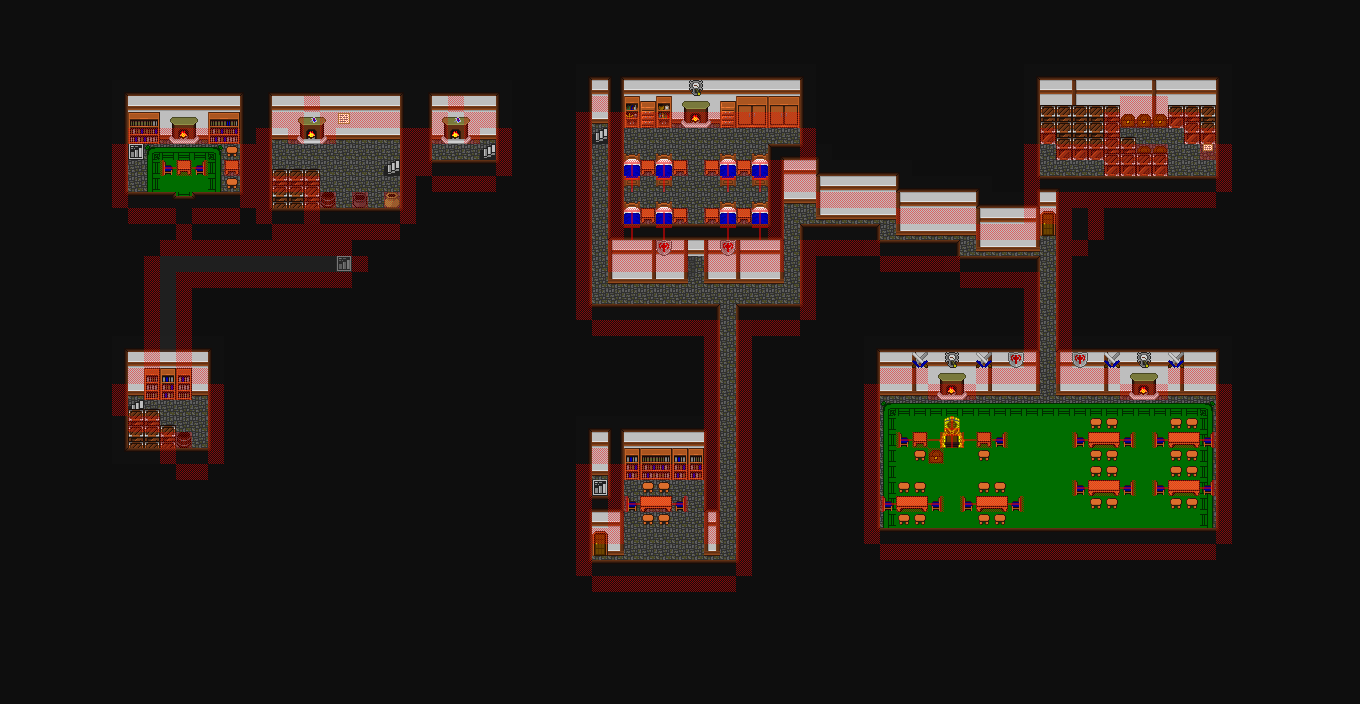

A 2D game scene composited from a Tiled map and its tileset images. What follows is a short description and the map's XML, with each tile layer's data collapsed to a summary:
An orthogonal 85x44 tile map with 16x16 px tiles, 5 tile layers (map, bmap, fmap, shadows, ...), 4 tilesets and 58 objects (36x zone, 14x marker, 5x bounds, 3x entity).

<map version="1.10" tiledversion="1.10.2" orientation="orthogonal" renderorder="right-down" width="85" height="44" tilewidth="16" tileheight="16" infinite="0" backgroundcolor="#0e0e0e" nextlayerid="10" nextobjectid="61">
 <properties>
  <property name="can_save" value="0" />
  <property name="can_warp" value="0" />
  <property name="map_mode" value="0" />
  <property name="map_no" value="21" />
  <property name="pdiv" value="1" />
  <property name="pmult" value="1" />
  <property name="song_file" value="land.mod" />
  <property name="stx" value="13" />
  <property name="sty" value="7" />
  <property name="tileset" value="1" />
  <property name="use_sstone" value="0" />
  <property name="warpx" value="13" />
  <property name="warpy" value="7" />
  <property name="zero_zone" value="1" />
 </properties>
 <tileset firstgid="1" source="newtown.tsx" />
 <tileset firstgid="801" source="entities.tsx" />
 <tileset firstgid="1773" source="misc.tsx" />
 <tileset firstgid="2073" source="obstacles.tsx" />
 <layer id="1" name="map" width="85" height="44">
  <data>[3740 cells, 1119 non-empty, 80 distinct tile ids]</data>
 </layer>
 <layer id="2" name="bmap" width="85" height="44">
  <data>[3740 cells, 67 non-empty, 17 distinct tile ids]</data>
 </layer>
 <objectgroup color="#ff00ff" id="3" name="entities">
  <object id="1" name="Entity 0" type="entity" gid="945" x="912" y="448" width="16" height="16">
   <properties>
    <property name="active" value="1" />
    <property name="atype" value="0" />
    <property name="chasing" value="0" />
    <property name="chrx" value="12" />
    <property name="cmd" value="0" />
    <property name="cmdnum" value="0" />
    <property name="delay" value="50" />
    <property name="delayctr" value="0" />
    <property name="eid" value="255" />
    <property name="facehero" value="0" />
    <property name="facing" value="3" />
    <property name="framectr" value="0" />
    <property name="movcnt" value="0" />
    <property name="movemode" value="0" />
    <property name="moving" value="0" />
    <property name="obsmode" value="1" />
    <property name="scount" value="0" />
    <property name="script" value="" />
    <property name="sidx" value="0" />
    <property name="snapback" value="0" />
    <property name="speed" value="3" />
    <property name="transl" value="0" />
   </properties>
  </object>
  <object id="2" name="Entity 1" type="entity" gid="825" x="944" y="448" width="16" height="16">
   <properties>
    <property name="active" value="1" />
    <property name="atype" value="0" />
    <property name="chasing" value="0" />
    <property name="chrx" value="2" />
    <property name="cmd" value="0" />
    <property name="cmdnum" value="0" />
    <property name="delay" value="50" />
    <property name="delayctr" value="0" />
    <property name="eid" value="255" />
    <property name="facehero" value="0" />
    <property name="facing" value="2" />
    <property name="framectr" value="0" />
    <property name="movcnt" value="0" />
    <property name="movemode" value="0" />
    <property name="moving" value="0" />
    <property name="obsmode" value="1" />
    <property name="scount" value="0" />
    <property name="script" value="" />
    <property name="sidx" value="0" />
    <property name="snapback" value="0" />
    <property name="speed" value="3" />
    <property name="transl" value="0" />
   </properties>
  </object>
  <object id="3" name="Entity 2" type="entity" gid="873" x="160" y="416" width="16" height="16">
   <properties>
    <property name="active" value="1" />
    <property name="atype" value="0" />
    <property name="chasing" value="0" />
    <property name="chrx" value="6" />
    <property name="cmd" value="0" />
    <property name="cmdnum" value="0" />
    <property name="delay" value="50" />
    <property name="delayctr" value="0" />
    <property name="eid" value="255" />
    <property name="facehero" value="0" />
    <property name="facing" value="0" />
    <property name="framectr" value="0" />
    <property name="movcnt" value="0" />
    <property name="movemode" value="0" />
    <property name="moving" value="0" />
    <property name="obsmode" value="1" />
    <property name="scount" value="0" />
    <property name="script" value="" />
    <property name="sidx" value="0" />
    <property name="snapback" value="0" />
    <property name="speed" value="3" />
    <property name="transl" value="0" />
   </properties>
  </object>
 </objectgroup>
 <layer id="4" name="fmap" width="85" height="44">
  <data>[3740 cells, 183 non-empty, 24 distinct tile ids]</data>
 </layer>
 <layer id="5" name="shadows" width="85" height="44" opacity="0.5">
  <data>[3740 cells, 19 non-empty, 3 distinct tile ids]</data>
 </layer>
 <layer id="6" name="obstacles" width="85" height="44" opacity="0.5">
  <data>[3740 cells, 486 non-empty, 5 distinct tile ids]</data>
 </layer>
 <objectgroup color="#008000" id="7" name="zones" visible="0">
  <object id="4" name="4" type="zone" x="128" y="128" width="32" height="16" />
  <object id="5" name="13" type="zone" x="128" y="144" width="16" height="16" />
  <object id="6" name="2" type="zone" x="128" y="400" width="16" height="16" />
  <object id="7" name="4" type="zone" x="144" y="384" width="16" height="16" />
  <object id="8" name="15" type="zone" x="160" y="336" width="16" height="16" />
  <object id="9" name="16" type="zone" x="160" y="352" width="16" height="16" />
  <object id="10" name="3" type="zone" x="160" y="384" width="16" height="16" />
  <object id="11" name="14" type="zone" x="176" y="128" width="16" height="16" />
  <object id="12" name="1" type="zone" x="176" y="208" width="16" height="16" />
  <object id="13" name="4" type="zone" x="176" y="384" width="16" height="16" />
  <object id="14" name="5" type="zone" x="176" y="432" width="16" height="16" />
  <object id="15" name="4" type="zone" x="208" y="128" width="32" height="16" />
  <object id="16" name="26" type="zone" x="304" y="112" width="16" height="16" />
  <object id="17" name="25" type="zone" x="336" y="112" width="16" height="16" />
  <object id="18" name="6" type="zone" x="336" y="256" width="16" height="16" />
  <object id="19" name="24" type="zone" x="384" y="160" width="16" height="16" />
  <object id="20" name="27" type="zone" x="448" y="112" width="16" height="16" />
  <object id="21" name="28" type="zone" x="480" y="144" width="16" height="16" />
  <object id="22" name="7" type="zone" x="592" y="128" width="16" height="16" />
  <object id="23" name="23" type="zone" x="592" y="480" width="16" height="16" />
  <object id="24" name="22" type="zone" x="592" y="528" width="16" height="16" />
  <object id="25" name="9" type="zone" x="624" y="464" width="80" height="16" />
  <object id="26" name="14" type="zone" x="688" y="112" width="16" height="16" />
  <object id="27" name="8" type="zone" x="720" y="112" width="16" height="16" />
  <object id="28" name="12" type="zone" x="928" y="448" width="16" height="16" />
  <object id="29" name="14" type="zone" x="944" y="384" width="16" height="16" />
  <object id="30" name="10" type="zone" x="1040" y="208" width="16" height="16" />
  <object id="31" name="11" type="zone" x="1040" y="384" width="16" height="16" />
  <object id="32" name="17" type="zone" x="1120" y="112" width="16" height="16" />
  <object id="33" name="18" type="zone" x="1136" y="112" width="16" height="16" />
  <object id="34" name="20" type="zone" x="1136" y="144" width="16" height="16" />
  <object id="35" name="14" type="zone" x="1136" y="384" width="16" height="16" />
  <object id="36" name="19" type="zone" x="1152" y="112" width="16" height="16" />
  </objectgroup>
 <objectgroup color="#ffff00" id="8" name="markers">
  <!-- 14 objects omitted --></objectgroup>
 <objectgroup color="#0000ff" id="9" name="bounds" visible="0">
  <!-- 5 objects omitted --></objectgroup>
</map>
<!-- 22 of 58 objects omitted -->
